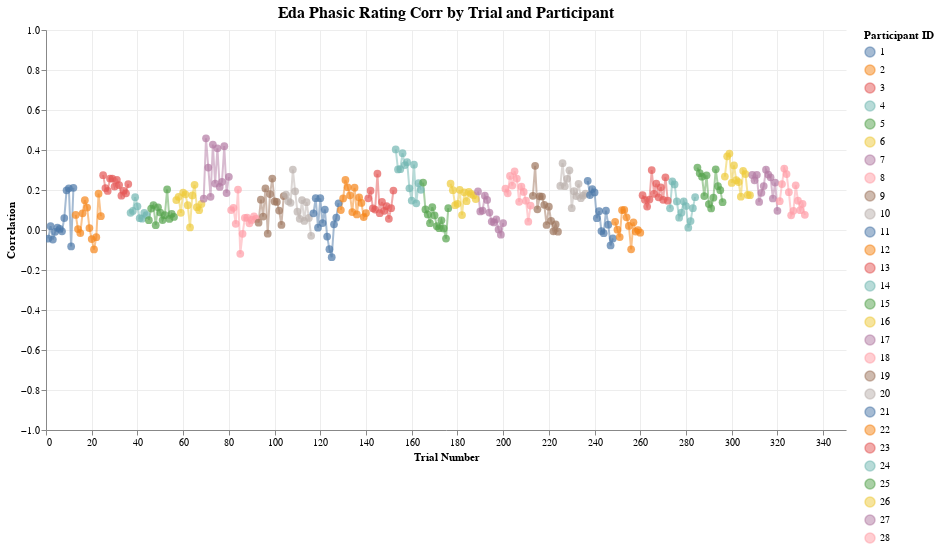

Source (notebook cell):
### Code cell
col1, col2 = "eda_phasic", "rating"

corr_by_trial = calculate_correlations_by_trial(df, col1, col2)
corr_by_participant = aggregate_correlations_fisher_z(
    corr_by_trial, f"{col1}_{col2}_corr", "participant_id", include_ci=True
)
plot_correlations_by_trial(corr_by_trial, f"{col1}_{col2}_corr")
# plot_correlations_by_participant(corr_by_participant, f"{col1}_{col2}_corr")

### Figure 1 — Vega-Lite specification as saved in the notebook (floating-point values rounded to 4 significant figures; data arrays with more than 128 entries replaced by an {"elided": "..."} marker saying what was removed)
{"config": {"view": {"continuousWidth": 300, "continuousHeight": 300, "strokeWidth": 0}, "axis": {"grid": true, "gridColor": "#ededed"}, "title": {"fontSize": 16, "anchor": "middle"}}, "layer": [{"mark": {"type": "line", "opacity": 0.5}, "encoding": {"color": {"field": "participant_id", "legend": {"title": "Participant ID"}, "type": "nominal"}, "x": {"axis": {"title": "Trial Number"}, "field": "trial_id", "type": "quantitative"}, "y": {"axis": {"title": "Correlation"}, "field": "eda_phasic_rating_corr", "scale": {"domain": [-1, 1]}, "type": "quantitative"}}, "name": "view_10"}, {"mark": {"type": "circle", "size": 60}, "encoding": {"color": {"field": "participant_id", "legend": {"title": "Participant ID"}, "type": "nominal"}, "tooltip": [{"field": "participant_id", "type": "nominal"}, {"field": "trial_id", "type": "quantitative"}, {"field": "eda_phasic_rating_corr", "format": ".3f", "type": "quantitative"}], "x": {"axis": {"title": "Trial Number"}, "field": "trial_id", "type": "quantitative"}, "y": {"axis": {"title": "Correlation"}, "field": "eda_phasic_rating_corr", "scale": {"domain": [-1, 1]}, "type": "quantitative"}}}], "data": {"name": "data-efee9cd0d75085eb14c7eb179afac002"}, "height": 400, "params": [{"name": "param_10", "select": {"type": "interval", "encodings": ["x", "y"]}, "bind": "scales", "views": ["view_10"]}], "title": "Eda Phasic Rating Corr by Trial and Participant", "width": 800, "$schema": "https://vega.github.io/schema/vega-lite/v5.20.1.json", "datasets": {"data-efee9cd0d75085eb14c7eb179afac002": {"elided": "332 records"}}}
